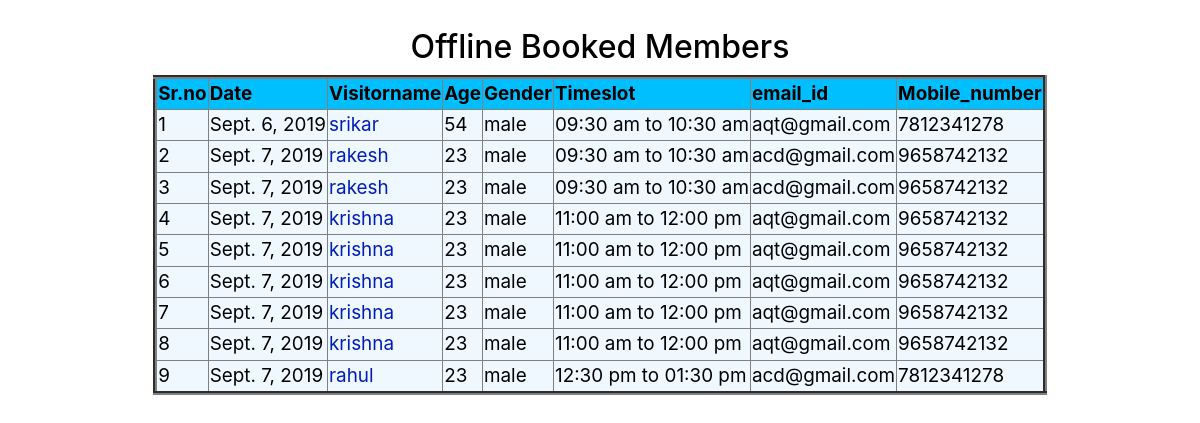
Page /blist on the committed database.
### touroperator/models.py (models this page shows, shortened)
class Booking(models.Model):
    Type = (
        ('male','male'),
        ('female','female'),
        ('other','other')
    )
    TIMING= (
        ('09:30 am to 10:30 am','09:30 am to 10:30 am'),
        ('11:00 am to 12:00 pm','11:00 am to 12:00 pm'),
        ('12:30 pm to 01:30 pm','12:30 pm to 01:30 pm'),
        ('02:30 pm to 03:30 pm','02:30 pm to 03:30 pm'),
        ('04:00 pm to 05:30 pm','04:00 pm to 05:30 pm'),
    )
    p = ''
    for i in range(0,4):
        p = p+str(randint(0,9))
    Ticket_id = models.PositiveIntegerField(default = p)
    Date = models.DateField()
    Vistorname = models.CharField(max_length =50)
    age = models.CharField(max_length =50)
    gender = models.CharField(max_length=30,choices=Type)
    TimeSlot = models.CharField(max_length = 50,choices = TIMING)
    Vehicle_No = models.CharField(max_length = 50)
    email = models.EmailField()
    phone_no = models.CharField(max_length=50)
    ticketprice = models.PositiveIntegerField()

### touroperator/views.py (the view)
# urls.py: path('blist',views.booklist),
def booklist(request):
    tick = Booking.objects.all()
    return render(request,"offline.html",{'form':tick})

### touroperator/templates/offline.html (shortened to what this page needs)
<!DOCTYPE html>
<html lang="en">
<head>
    <link rel="stylesheet" href="https://stackpath.bootstrapcdn.com/bootstrap/4.1.3/css/bootstrap.min.css">
</head>
<body>
    <head>
    </head>
</body>
<body>
    <br>
    <center>
        <h2>Offline Booked Members</h2>
        <table border=4>
            <tr>
                <th>Sr.no</th>
                <th>Date</th>
                <th>Visitorname</th>
                <th>Age</th>
                <th>Gender</th>
                <th>Timeslot</th>
                <th>email_id</th>
                <th>Mobile_number</th>
            </tr>
            {% for emp in form %}
            <tr>
                <td>{{ forloop.counter }}</td>
                <td>{{emp.Date}}</td>
                <td>
                    <a href="/multy/{{emp.id}}">{{emp.Vistorname}}</a></td>
                <td>{{emp.age}}</td>
                <td>{{emp.gender}}</td>
                <td>{{emp.TimeSlot}}</td>
                <td>{{emp.email}}</td>
                <td>{{emp.phone_no}}</td>
            </tr>
            {% endfor %}
        </table>
    </center>
</body>
</html>

### touroperator/templates/offline.html (style rules this page uses)
body { color: rgb(0, 0, 0); }
th { background-color: deepskyblue }
td { background-color: aliceblue }
body { background-image: url("https://wallpapersite.com/images/pages/pic_w/18144.jpg"); font-size: 5mm; background-repeat: no-repeat; background-size: 1299px 640px; }
a { color: rgb(0, 28, 185); }

### rows in the picture
Booking: Date "Sept. 6, 2019", Vistorname "srikar", age "54", gender "male", TimeSlot "09:30 am to 10:30 am", email "aqt@gmail.com", phone_no "7812341278"
Booking: Date "Sept. 7, 2019", Vistorname "rakesh", age "23", gender "male", TimeSlot "09:30 am to 10:30 am", email "acd@gmail.com", phone_no "9658742132"
Booking: Date "Sept. 7, 2019", Vistorname "rakesh", age "23", gender "male", TimeSlot "09:30 am to 10:30 am", email "acd@gmail.com", phone_no "9658742132"
Booking: Date "Sept. 7, 2019", Vistorname "krishna", age "23", gender "male", TimeSlot "11:00 am to 12:00 pm", email "aqt@gmail.com", phone_no "9658742132"
Booking: Date "Sept. 7, 2019", Vistorname "krishna", age "23", gender "male", TimeSlot "11:00 am to 12:00 pm", email "aqt@gmail.com", phone_no "9658742132"
Booking: Date "Sept. 7, 2019", Vistorname "krishna", age "23", gender "male", TimeSlot "11:00 am to 12:00 pm", email "aqt@gmail.com", phone_no "9658742132"
Booking: Date "Sept. 7, 2019", Vistorname "krishna", age "23", gender "male", TimeSlot "11:00 am to 12:00 pm", email "aqt@gmail.com", phone_no "9658742132"
Booking: Date "Sept. 7, 2019", Vistorname "krishna", age "23", gender "male", TimeSlot "11:00 am to 12:00 pm", email "aqt@gmail.com", phone_no "9658742132"
Booking: Date "Sept. 7, 2019", Vistorname "rahul", age "23", gender "male", TimeSlot "12:30 pm to 01:30 pm", email "acd@gmail.com", phone_no "7812341278"
